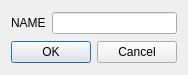
<?xml version="1.0" encoding="UTF-8"?>
<ui version="4.0">
 <class>AddName</class>
 <widget class="QDialog" name="AddName">
  <property name="geometry">
   <rect>
    <x>0</x>
    <y>0</y>
    <width>178</width>
    <height>75</height>
   </rect>
  </property>
  <property name="windowTitle">
   <string>Dialog</string>
  </property>
  <layout class="QGridLayout" name="gridLayout">
   <item row="0" column="0">
    <widget class="QLabel" name="name">
     <property name="text">
      <string>NAME</string>
     </property>
    </widget>
   </item>
   <item row="0" column="1">
    <widget class="QLineEdit" name="nameEdit"/>
   </item>
   <item row="1" column="0" colspan="2">
    <widget class="QDialogButtonBox" name="buttonBox">
     <property name="orientation">
      <enum>Qt::Horizontal</enum>
     </property>
     <property name="standardButtons">
      <set>QDialogButtonBox::Cancel|QDialogButtonBox::Ok</set>
     </property>
    </widget>
   </item>
  </layout>
 </widget>
 <resources/>
 <connections>
  <connection>
   <sender>buttonBox</sender>
   <signal>accepted()</signal>
   <receiver>AddName</receiver>
   <slot>accept()</slot>
   <hints>
    <hint type="sourcelabel">
     <x>248</x>
     <y>254</y>
    </hint>
    <hint type="destinationlabel">
     <x>157</x>
     <y>274</y>
    </hint>
   </hints>
  </connection>
  <connection>
   <sender>buttonBox</sender>
   <signal>rejected()</signal>
   <receiver>AddName</receiver>
   <slot>reject()</slot>
   <hints>
    <hint type="sourcelabel">
     <x>316</x>
     <y>260</y>
    </hint>
    <hint type="destinationlabel">
     <x>286</x>
     <y>274</y>
    </hint>
   </hints>
  </connection>
 </connections>
</ui>
